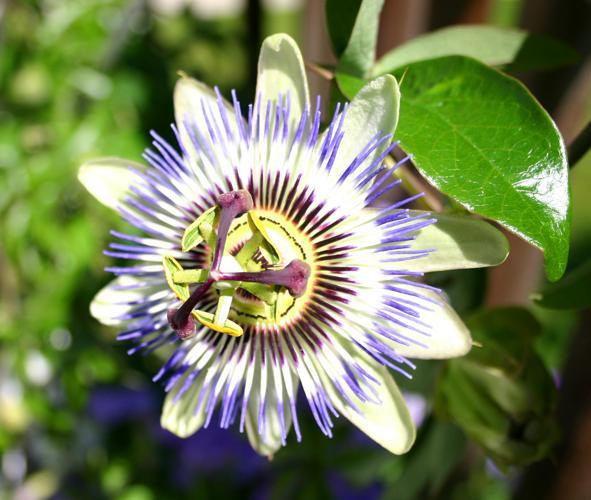
#> input picture dataset/images/image_00001.jpg, 591 x 500 px; its folder holds only this picture in this run
$ jupyter execute annotation_tool.ipynb
#> lines starting #> are read from the running program, lines starting #| are printed output that depends on the picture; after the words box and inside, x2 and y2 are one past the last pixel; in counts of white or black regions, pixels touching at a corner belong together
[cell 1]
import cv2  #install karne ke liye - pip insta opencv-python
import os

[cell 2]
IMG_DIR = "dataset/images"      # unannotated images yaha honi chahiye
LBL_DIR = "dataset/labels"      # YOLO .txt labels yaha save hongi

CLASS_ID = 0                    # is object ki class number (YOLO me 0 se start hota hai)
CLASS_NAME = "Flower"          # sirf tumhare samajhne ke liye (code me use nahi hota)

# Agar labels wala folder pehle se nahi hai, to bana do
os.makedirs(LBL_DIR, exist_ok=True)

print("Images folder:", IMG_DIR)
print("Labels folder:", LBL_DIR)

[cell 3]
drawing = False        # abhi mouse drag ho raha hai ya nahi
box_ready = False      # ek complete box ban chuka hai ya nahi
ix, iy = -1, -1         # box ka starting point (top-left ya jaha se drag start hua)
end_x, end_y = -1, -1   # box ka ending point (jaha drag khatam hua)

original_img = None    # current image (bina box ke, clean copy)
display_img = None     # current image (box ke saath, screen par dikhane ke liye)


# [25 lines left out: function draw_rectangle, not called in this run]

print("Mouse callback function ready hai.")

[cell 4]
# [20 lines left out: function convert_to_yolo, not called in this run]

print("Conversion function ready hai.")

[cell 5]
image_files = sorted([
    f for f in os.listdir(IMG_DIR)
    if f.lower().endswith((".jpg", ".jpeg", ".png"))
])

print(f"Total images mili: {len(image_files)}")

if len(image_files) == 0:
    print("Koi image nahi mili! IMG_DIR path check karo.")
else:
    cv2.namedWindow("Image Annotation Tool")
    cv2.setMouseCallback("Image Annotation Tool", draw_rectangle)

    idx = 0
    while idx < len(image_files):
        image_name = image_files[idx]
        image_path = os.path.join(IMG_DIR, image_name)

        original_img = cv2.imread(image_path)
#> original_img is the input picture: shape (500, 591, 3); mean B, G, R 88.2, 127.4, 116.4

        if original_img is None:
            print(f"Skip (padhi nahi ja saki): {image_name}")
            idx += 1
            continue

        img_h, img_w = original_img.shape[:2]
#> img_h = 500; img_w = 591
        display_img = original_img.copy()
        box_ready = False

        # ---- Is image ke liye andar wala loop: jab tak koi key na dabe ----
        while True:
            preview = display_img.copy()
            status_text = f"[{idx+1}/{len(image_files)}] {image_name}  |  s=save  n=skip  p=prev  r=reset  q=quit"
            cv2.putText(preview, status_text, (10, 25),
                        cv2.FONT_HERSHEY_SIMPLEX, 0.55, (0, 0, 255), 2)
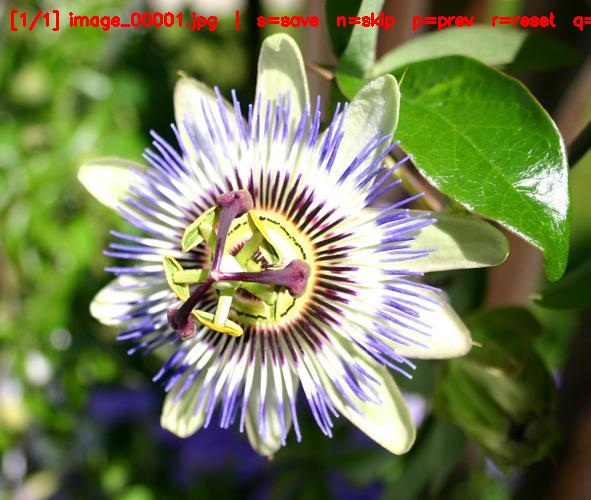
#> preview: shape (500, 591, 3); 1.13% of pixels changed, all inside (x1, y1, x2, y2) = (11, 10, 591, 31)

            cv2.imshow("Image Annotation Tool", preview)
            key = cv2.waitKey(20) & 0xFF
#> (key q is pressed here)

            if key == ord('s'):
                if box_ready:
                    x_c, y_c, w_n, h_n = convert_to_yolo(ix, iy, end_x, end_y, img_w, img_h)

                    label_name = os.path.splitext(image_name)[0] + ".txt"
                    label_path = os.path.join(LBL_DIR, label_name)

                    with open(label_path, "w") as f:
                        f.write(f"{CLASS_ID} {x_c:.6f} {y_c:.6f} {w_n:.6f} {h_n:.6f}\n")

                    print(f"Saved -> {label_path}")
                    idx += 1
                    break
                else:
                    print("Pehle box draw karo, phir 's' dabao.")

            elif key == ord('n'):
                print(f"Skipped -> {image_name}")
                idx += 1
                break

            elif key == ord('p'):
                idx = max(0, idx - 1)
                break

            elif key == ord('r'):
                display_img = original_img.copy()
                box_ready = False

            elif key == ord('q'):
                idx = len(image_files)   # loop ko yahi rok do
                break

    cv2.destroyAllWindows()
    print("\nAnnotation session complete!")


$ run again, on dataset/images/image_00940.jpg
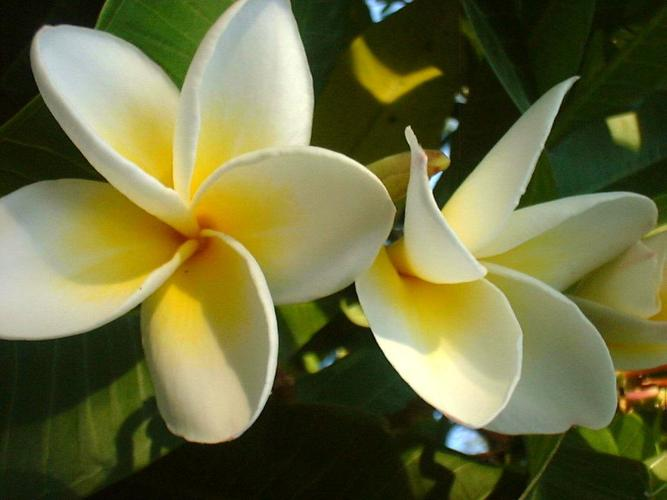
#> input picture dataset/images/image_00940.jpg, 667 x 500 px
#> original_img is the input picture: shape (500, 667, 3); mean B, G, R 62.9, 108.3, 107.1
#> `cv2.putText(preview, status_text, (10, 25), cv2.FONT_HERSHEY_SIMPLEX, ..`:
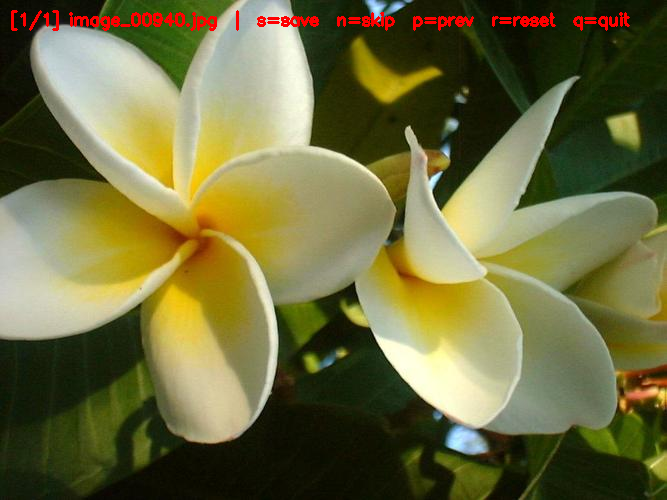
#> preview: shape (500, 667, 3); 1.1% of pixels changed, all inside (x1, y1, x2, y2) = (11, 10, 630, 31)

$ run again, on dataset/images/image_00941.jpg
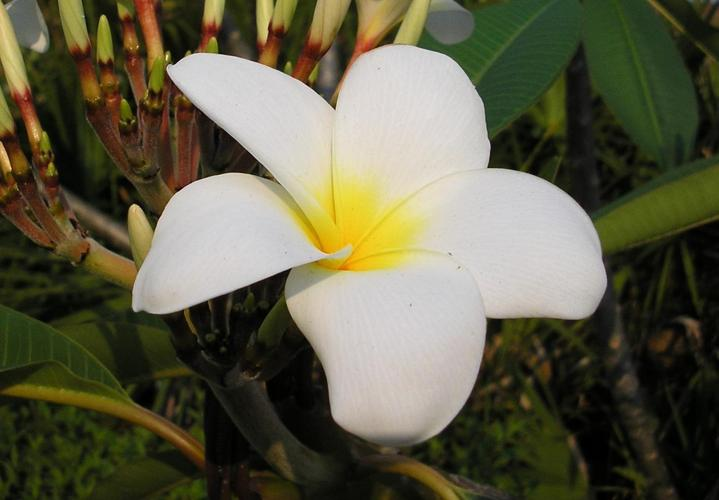
#> input picture dataset/images/image_00941.jpg, 719 x 500 px
#> original_img is the input picture: shape (500, 719, 3); mean B, G, R 70.6, 93, 95.3
#> `cv2.putText(preview, status_text, (10, 25), cv2.FONT_HERSHEY_SIMPLEX, ..`:
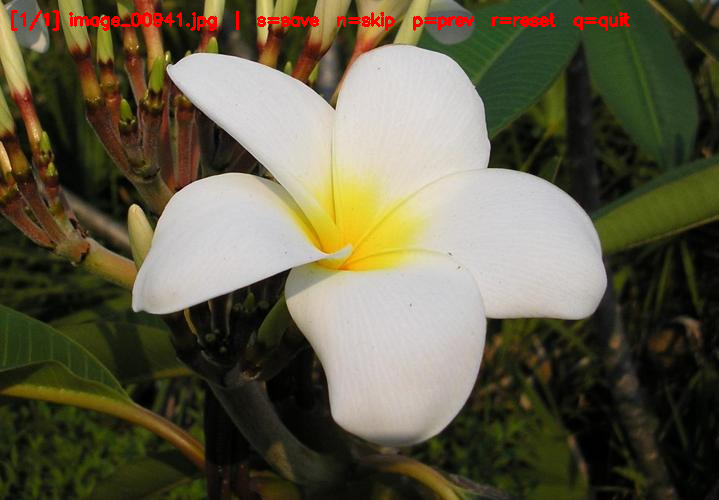
#> preview: shape (500, 719, 3); 1.01% of pixels changed, all inside (x1, y1, x2, y2) = (11, 10, 630, 31)

$ run again, on dataset/images/image_00943.jpg
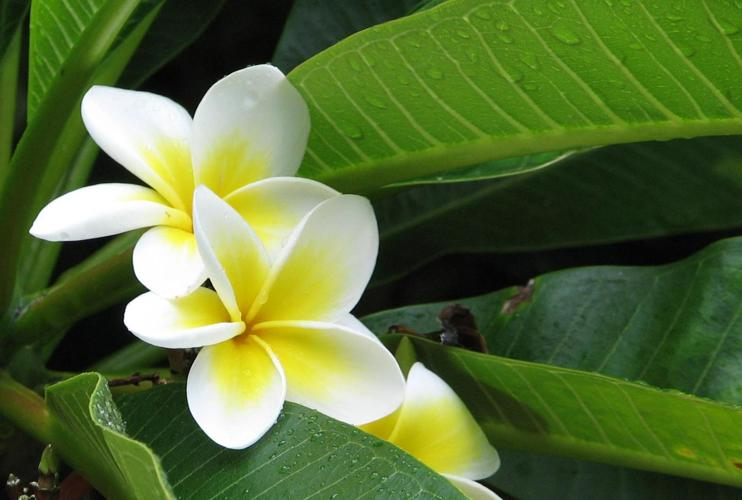
#> input picture dataset/images/image_00943.jpg, 742 x 500 px
#> original_img is the input picture: shape (500, 742, 3); mean B, G, R 55.3, 110.8, 88.5
#> `cv2.putText(preview, status_text, (10, 25), cv2.FONT_HERSHEY_SIMPLEX, ..`:
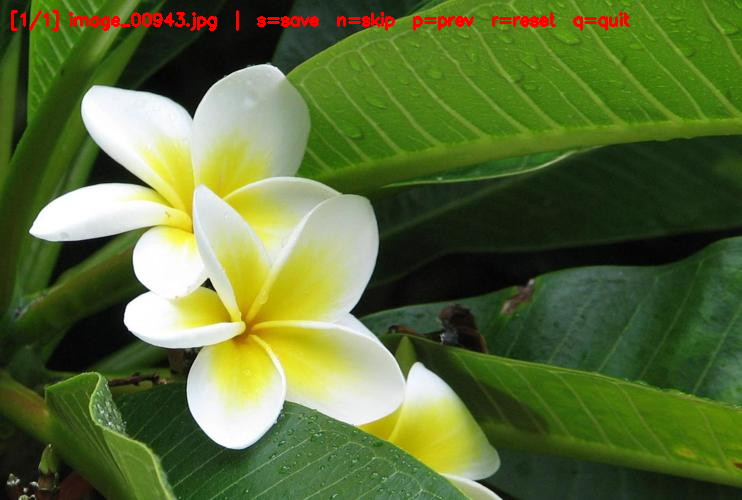
#> preview: shape (500, 742, 3); 0.99% of pixels changed, all inside (x1, y1, x2, y2) = (11, 10, 630, 31)

$ run again, on dataset/images/image_00937.jpg
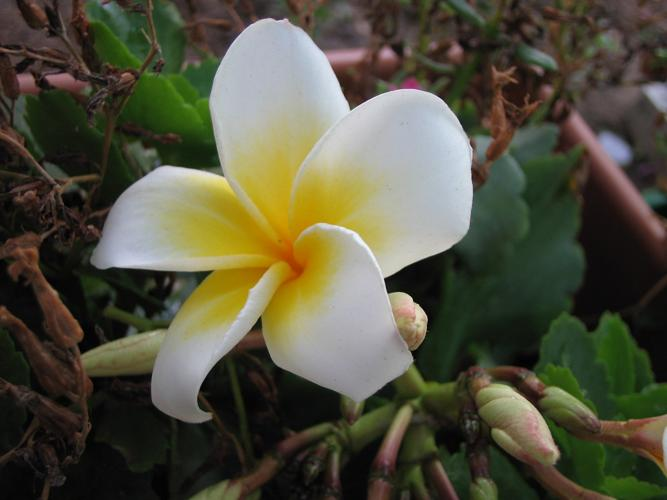
#> input picture dataset/images/image_00937.jpg, 667 x 500 px
#> original_img is the input picture: shape (500, 667, 3); mean B, G, R 62, 80.5, 82
#> `cv2.putText(preview, status_text, (10, 25), cv2.FONT_HERSHEY_SIMPLEX, ..`:
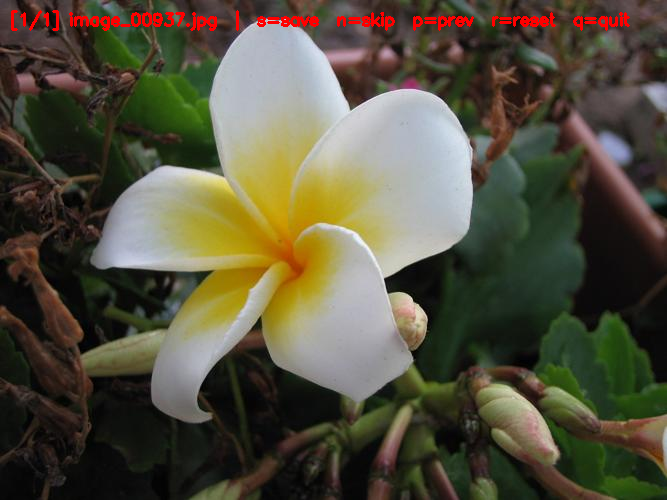
#> preview: shape (500, 667, 3); 1.09% of pixels changed, all inside (x1, y1, x2, y2) = (11, 10, 630, 31)
